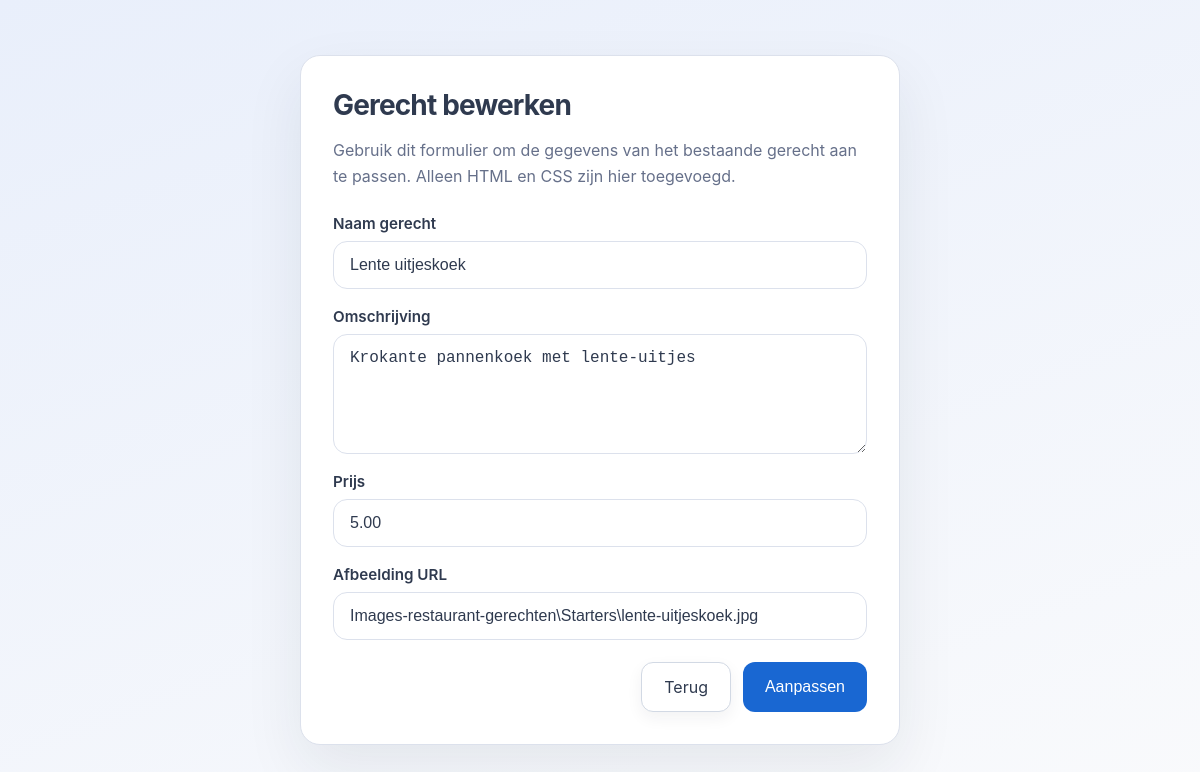
The page /gerechtaanpassen.php?id=3 (signed in) on the database its author committed.
### tables this page shows
CREATE TABLE `Gerechten` (
  `id` int NOT NULL,
  `foto` varchar(500) NOT NULL,
  `naam` varchar(50) NOT NULL,
  `beschrijving` varchar(1000) NOT NULL,
  `prijs` decimal(10,2) NOT NULL,
  `type` varchar(50) NOT NULL
);

### gerechtaanpassen.php (the view, shortened to what this page needs)
<?php
include_once 'database.php';
$gerechtId = $_GET['id'];
$sql = "SELECT * FROM Gerechten WHERE id = :id";
$statement = $pdo->prepare($sql);
$statement->bindParam(':id', $gerechtId);
$statement->execute();
$gerecht = $statement->fetch();
?>
<!DOCTYPE html>
<html lang="nl">
<head>
  <link rel="stylesheet" href="css/gerechtaanpassen.css">
</head>
<body>
  <main class="form-wrapper">
    <h1>Gerecht bewerken</h1>
    <p>Gebruik dit formulier om de gegevens van het bestaande gerecht aan te passen. Alleen HTML en CSS zijn hier toegevoegd.</p>
    <form action="" method="post">
      <div class="field-group">
        <label>
          Naam gerecht
          <input type="text" name="naam" required value="<?php echo $gerecht['naam']; ?>" placeholder="Voer de naam van het gerecht in">
        </label>
        <label>
          Omschrijving
          <textarea name="omschrijving" required placeholder="Beschrijf het gerecht"><?php echo $gerecht['beschrijving']; ?></textarea>
        </label>
        <label>
          Prijs
          <input type="number" name="prijs" step="0.01" min="0" required value="<?php echo $gerecht['prijs']; ?>" placeholder="0.00">
        </label>
        <label>
          Afbeelding URL
          <input type="text" name="afbeelding" value="<?php echo $gerecht['foto']; ?>" placeholder="https://voorbeeld.com/afbeelding.jpg">
        </label>
      </div>
      <div class="button-row">
        <a href="beheer.php"><i class="fas fa-times"></i> Terug</a>
        <button type="submit"><i class="fas fa-check"></i> Aanpassen</button>
      </div>
    </form>
  </main>
</body>
</html>

### css/gerechtaanpassen.css (style rules this page uses)
:root { --bg: #f4f6fb; --card: #ffffff; --border: #dce1ec; --text: #2f3a4f; --accent: #1967d2; --accent-strong: #1849a4; --shadow: rgba(31, 41, 55, 0.08); }
* { box-sizing: border-box; }
body { margin: 0; min-height: 100vh; font-family: Inter, system-ui, sans-serif; background: linear-gradient(160deg, #e9effb 0%, #f9fafc 100%); color: var(--text); display: flex; align-items: center; justify-content: center; padding: 24px; }
.form-wrapper { width: min(600px, 100%); background: var(--card); border: 1px solid var(--border); border-radius: 20px; box-shadow: 0 24px 60px var(--shadow); padding: 32px; }
.form-wrapper h1 { margin: 0 0 16px; font-size: 1.75rem; letter-spacing: -0.03em; }
.form-wrapper p { margin: 0 0 24px; color: #66708a; line-height: 1.6; }
.field-group { display: grid; gap: 18px; margin-bottom: 22px; }
.field-group label { display: flex; flex-direction: column; gap: 8px; font-size: 0.95rem; font-weight: 600; }
.field-group input, .field-group textarea, .field-group select { width: 100%; border: 1px solid var(--border); border-radius: 14px; padding: 14px 16px; font-size: 1rem; background: #fff; color: var(--text); transition: border-color 0.2s ease, box-shadow 0.2s ease; }
.field-group textarea { min-height: 120px; resize: vertical; }
.button-row { display: flex; flex-wrap: wrap; gap: 12px; justify-content: flex-end; margin-top: 8px; }
.button-row a, .button-row button, .button-row input { border: none; border-radius: 12px; padding: 14px 22px; font-size: 1rem; cursor: pointer; text-decoration: none; display: inline-flex; align-items: center; justify-content: center; transition: transform 0.18s ease, filter 0.18s ease, box-shadow 0.18s ease; }
.button-row button { background: var(--accent); color: #fff; }
.button-row a { background: #fff; color: var(--text); border: 1px solid #d2d9e4; box-shadow: 0 6px 16px rgba(31, 41, 55, 0.06); }

### rows shown on the page
gerechten: naam "Lente uitjeskoek", omschrijving "Krokante pannenkoek met lente-uitjes", prijs "5.00", afbeelding "Images-restaurant-gerechten\\Starters\\lente-uitjeskoek.jpg"
